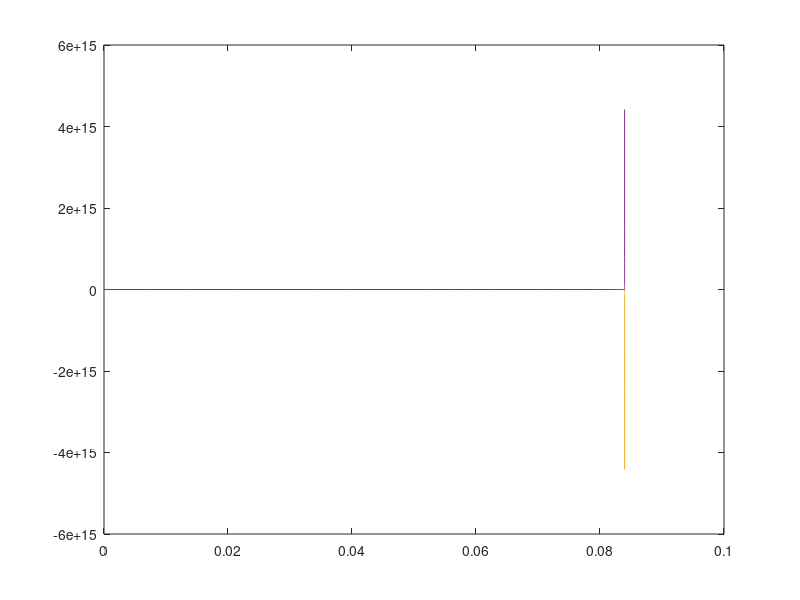

Here is the MATLAB script that generated this plot:
%Index
%   I = inactive protein
%   A = active protein
%   AP= complex: active protein-phosphatase
%   P = unbound phosphatase
        % P = Ptot - AP
%   IK= complex: inactive protein-kinase
%   K = unbound kinase
        % K = Ktot - IK

       
% rate parameters
konA = 10;
koffA = 10;
konI = 10;
koffI = 10;
kcatI = 10;
kcatA = 100;

%initial conditions
Itot = 1
Ktot = 1
Ptot = 1


       
% given eq

% active protein
dAdt =@(A,AP,IK,I) -konA*(Ptot-AP)*A + koffA*AP + kcatA*IK;

%AP/P complex
dAPdt=@(A,AP,IK,I) konA*(Ptot-AP)*A - koffA*AP + kcatI*AP;

%inactive protein
dIdt  =@(A,AP,IK,I) -konI*(Ktot-IK)*I + koffI*IK + kcatI*AP;

%I/K complex
dIKdt =@(A,AP,IK,I) konI*(Ktot-IK)*I - koffI*IK - kcatI*AP;


%ode setup
dxdt = @(t,x) [ dAdt(x(1),x(2),x(3),x(4));
    dAPdt(x(1),x(2),x(3),x(4));
    dIdt(x(1),x(2),x(3),x(4));
    dIKdt(x(1),x(2),x(3),x(4)) ];
       
%solve system
[T,X] = ode45(dxdt,[0,100],[0,0,0,Itot]);


plot(T,X)

